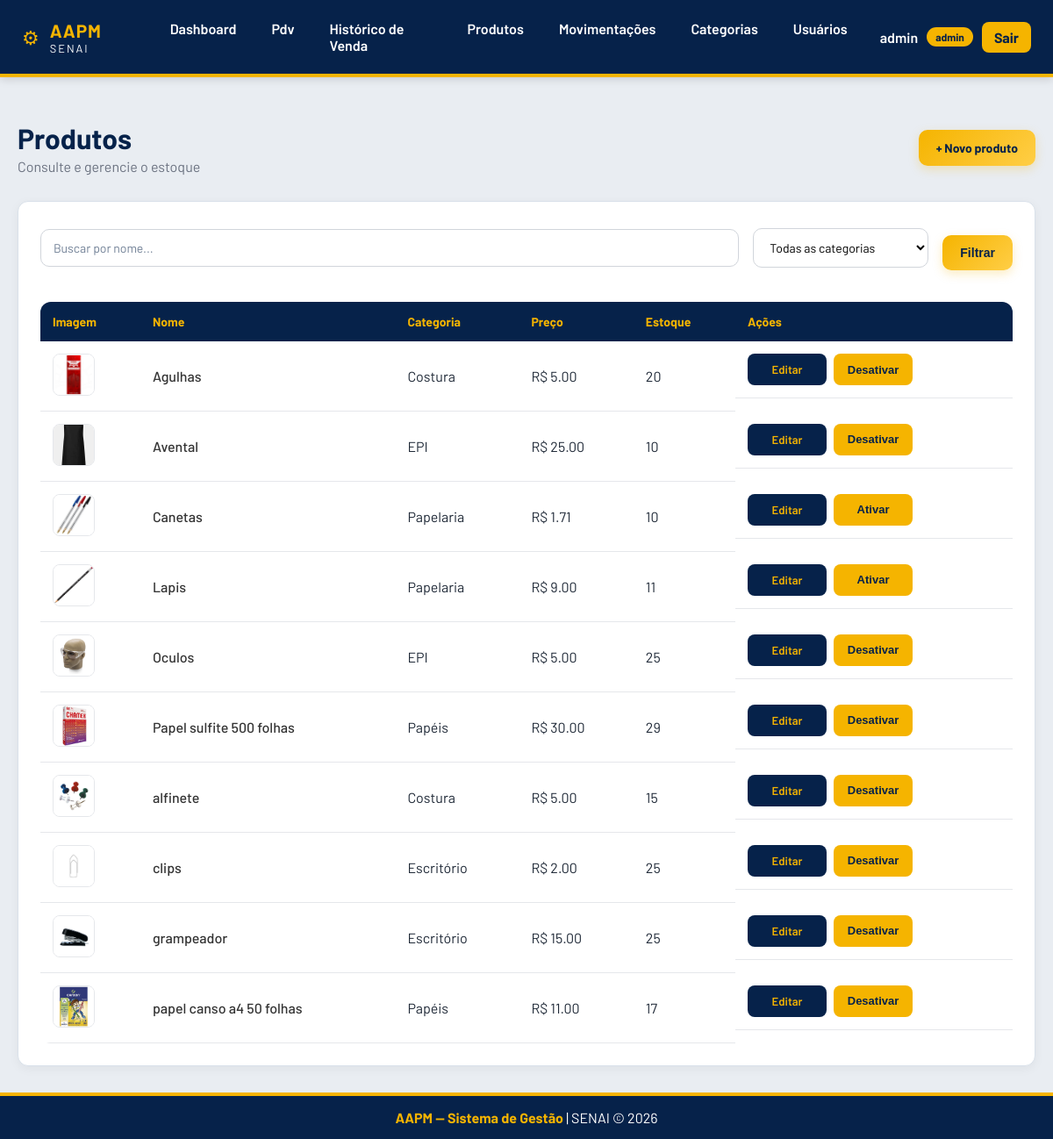
The page /produtos/ (signed in) on the database its author committed.
### app/models/produto.py (models this page shows, shortened)
class Produto(Base):
    __tablename__ = "produtos"
    id = Column(Integer, primary_key=True, autoincrement=True, index=True)
    nome = Column(String(150), nullable=False, index=True)
    preco = Column(Float, nullable=False, default=0.0)
    estoque_atual = Column(Integer, nullable=False, default=0)
    ativo = Column(Boolean, default=True)
    imagem_path = Column(String(255), nullable=True)
    categoria_id = Column(Integer, ForeignKey("categorias.id", ondelete="SET NULL"), nullable=True)
    categoria = relationship("Categoria", back_populates="produtos")
    tamanhos  = relationship("ProdutoTamanho", back_populates="produto", cascade="all, delete-orphan")

### app/models/categoria.py (models this page shows)
class Categoria(Base):
    __tablename__ = "categorias"
    id = Column(Integer, primary_key=True,autoincrement=True, index=True)
    nome = Column(String(100), nullable=False, unique=True)
    ativo = Column(Boolean, default=True)
    produtos = relationship("Produto", back_populates="categoria", lazy="select")

### app/controllers/produto_controller.py (the view)
@router.get("/")
def listar_produtos(
    request: Request,
    busca: str = "",
    categoria_id: int = 0,
    db: Session = Depends(get_db),
    usuario = Depends(get_usuario_logado)
):
    query = db.query(Produto)
    if usuario['role'] != 'admin':
        query = query.filter(Produto.ativo == True)
    if busca:
        query = query.filter(Produto.nome.ilike(f"%{busca}%"))
    if categoria_id:
        query = query.filter(Produto.categoria_id == categoria_id)
    produtos   = query.order_by(Produto.nome).all()
    categorias = db.query(Categoria).filter(Categoria.ativo == True).all()
    return templates.TemplateResponse(
        request,
        "produtos/index.html",
        {
            "request":      request,
            "usuario":      usuario,
            "produtos":     produtos,
            "categorias":   categorias,
            "busca":        busca,
            "categoria_id": categoria_id,
        }
    )

### app/templates/produtos/index.html (shortened to what this page needs)
{% extends "base.html" %}
{% block conteudo %}
<div class="page-header">
  <div>
    <h1 class="page-title">Produtos</h1>
    <p class="page-subtitle">Consulte e gerencie o estoque</p>
  </div>
  {% if usuario['role'] == 'admin' %}
    <a href="/produtos/novo" class="btn-primary">+ Novo produto</a>
  {% endif %}
</div>
<div class="card">
  <form method="get" action="/produtos" style="display:flex;gap:1rem;margin-bottom:1.5rem;flex-wrap:wrap">
    <input type="text" name="busca" class="form-input" placeholder="Buscar por nome..." value="{{ busca }}" style="flex:1;min-width:200px">
    <select name="categoria_id" class="form-input form-select" style="width:200px">
      <option value="0">Todas as categorias</option>
    </select>
    <button type="submit" class="btn-primary">Filtrar</button>
  </form>
  <div class="table-wrapper">
    <table class="table">
      <thead>
        <tr>
          <th>Imagem</th>
          <th>Nome</th>
          <th>Categoria</th>
          <th>Preço</th>
          <th>Estoque</th>
          {% if usuario['role'] == 'admin' %}
            <th>Ações</th>
          {% endif %}
        </tr>
      </thead>
      <tbody>
        {% for p in produtos %}
        <tr>
          <td><img src="{{ url_for('static', path=p.imagem_path if p.imagem_path else 'img/sem-foto.png') }}" alt="{{ p.nome }}" width="48" height="48" style="object-fit:cover;border-radius:8px"></td>
          <td class="produto-nome">{{ p.nome }}</td>
          <td>{{ p.categoria.nome if p.categoria else "—" }}</td>
          <td>R$ {{ "%.2f"|format(p.preco) }}</td>
          <td>{{ p.estoque_atual }}</td>
          {% if usuario['role'] == 'admin' %}
            <td class="td-actions">
              <a href="/produtos/{{ p.id }}/editar" class="btn-table">Editar</a>
              <form action="/produtos/{{ p.id }}/desativar" method="post" style="display:inline">
                <button type="submit" class="btn-table btn-table--warn">
                  {% if p.ativo %}Desativar{% else %}Ativar{% endif %}
                </button>
              </form>
            </td>
          {% endif %}
        </tr>
        {% endfor %}
      </tbody>
    </table>
  </div>
</div>
{% endblock %}

### app/static/css/base.css (style rules this page uses)
* { margin:0; padding:0; box-sizing:border-box; }
body { font-family:'Barlow', sans-serif; background:#e9edf2; color:#1f2937; min-height:100vh; display:flex; flex-direction:column; }
.card { background:white; border-radius:12px; padding:20px; border:1px solid #d9e1ea; box-shadow:0 2px 6px rgba(0,0,0,.05); }
table { width:100%; border-collapse:collapse; background:white; border-radius:12px; overflow:hidden; }
thead { background:#06224a; color:#f5b400; }
th { padding:14px; text-align:left; }
td { padding:14px; border-bottom:1px solid #e5e7eb; }
.btn-primary { display:inline-flex; align-items:center; justify-content:center; padding:12px 22px; background:linear-gradient(135deg,#f5b400,#ffce46); color:#06224a; border:none; border-radius:10px; font-size:14px; font-weight:700; text-decoration:none; box-shadow:0 4px 12px rgba(245,180,0,.30); transition:all .25s ease; }
form { background:white; padding:25px; border-radius:12px; box-shadow:0 2px 8px rgba(0,0,0,.05); }
input, select, textarea { width:100%; padding:12px; border:1px solid #d1d5db; border-radius:8px; margin-top:5px; margin-bottom:15px; font-family:'Barlow', sans-serif; }
.page-header { display:flex; justify-content:space-between; align-items:center; margin-top:20px; margin-bottom:30px; }

### app/static/css/auth.css (style rules this page uses)
.form-input { background-color: #ffffff; color: #000000; border: 1px solid #4a5568; border-radius: 6px; padding: 0.75rem 1rem; font-family: 'Barlow', sans-serif; font-size: 0.95rem; width: 100%; outline: none; transition: border-color 0.2s; }
.form-input::placeholder { color: #718096; }

### app/static/css/index-categorias.css (style rules this page uses)
.td-actions { display: flex; align-items: center; gap: 8px; white-space: nowrap; }
.td-actions form { margin: 0 !important; padding: 0 !important; background: transparent !important; box-shadow: none !important; border: none !important; display: inline-flex !important; }
.btn-table { display: inline-flex; align-items: center; justify-content: center; min-width: 90px; height: 34px; padding: 0 14px; border: 1px solid transparent; border-radius: 6px; background: #06224a; color: #f5b400 !important; text-decoration: none; font-size: 13px; font-weight: 600; cursor: pointer; transition: background-color 0.2s ease, transform 0.1s ease; }
.btn-table--warn { background: #f5b400 !important; color: #06224a !important; border: 1px solid rgba(245, 180, 0, 0.4) !important; }

### app/static/css/pro-index.css (style rules this page uses)
.page-header { display:flex; justify-content:space-between; align-items:center; margin:20px 0 30px; }
.page-title { font-size:32px; font-weight:700; color:#06224a; }
.page-subtitle { color:#6b7280; margin-top:4px; }
.produto-nome { color: #333; font-weight: 500; }
.card { background:#fff; border-radius:12px; padding:25px; border:1px solid #d9e1ea; box-shadow:0 3px 12px rgba(0,0,0,.05); }
.card form { display:flex; gap:12px; flex-wrap:wrap; align-items:center; margin-bottom:25px; background:none; box-shadow:none; padding:0; }
.form-input { padding:12px 14px; border:1px solid #d1d5db; border-radius:10px; font-size:14px; }
.form-select { cursor:pointer; }
.btn-primary { display:inline-flex; align-items:center; justify-content:center; padding:12px 20px; background:linear-gradient( 135deg, #f5b400, #ffce46 ); color:#06224a; font-weight:700; border:none; border-radius:10px; text-decoration:none; box-shadow:0 4px 12px rgba(245,180,0,.25); transition:.2s; }
.table { width:100%; border-collapse:collapse; }
.table thead { background:#06224a; }
.table th { color:#f5b400; padding:14px; text-align:left; font-size:14px; }
.table td { padding:14px; border-bottom:1px solid #e5e7eb; vertical-align:middle; }
.table img { width:48px; height:48px; border-radius:8px; object-fit:cover; border:1px solid #e5e7eb; }
.table td a { color:#06224a; text-decoration:none; font-weight:600; }
.td-actions { display:flex; align-items:center; gap:8px; white-space:nowrap; }
.td-actions form { margin:0; padding:0; background:none; border:none; box-shadow:none; }
.btn-table { display:inline-flex; align-items:center; justify-content:center; min-width:90px; height:36px; border:none; border-radius:8px; background:#06224a; color:#f5b400; text-decoration:none; font-size:13px; font-weight:600; cursor:pointer; transition:.2s; }
.btn-table--warn { background:#f5b400; color:#06224a; }

### rows shown on the page
Produto: imagem_path (picture), nome "Agulhas", categoria "Costura", preco "5.00", estoque_atual "20", ativo "Desativar"
Produto: imagem_path (picture), nome "Avental", categoria "EPI", preco "25.00", estoque_atual "10", ativo "Desativar"
Produto: imagem_path (picture), nome "Canetas", categoria "Papelaria", preco "1.71", estoque_atual "10", ativo "Ativar"
Produto: imagem_path (picture), nome "Lapis", categoria "Papelaria", preco "9.00", estoque_atual "11", ativo "Ativar"
Produto: imagem_path (picture), nome "Oculos", categoria "EPI", preco "5.00", estoque_atual "25", ativo "Desativar"
Produto: imagem_path (picture), nome "Papel sulfite 500 folhas", categoria "Papéis", preco "30.00", estoque_atual "29", ativo "Desativar"
Produto: imagem_path (picture), nome "alfinete", categoria "Costura", preco "5.00", estoque_atual "15", ativo "Desativar"
Produto: imagem_path (picture), nome "clips", categoria "Escritório", preco "2.00", estoque_atual "25", ativo "Desativar"
Produto: imagem_path (picture), nome "grampeador", categoria "Escritório", preco "15.00", estoque_atual "25", ativo "Desativar"
Produto: imagem_path (picture), nome "papel canso a4 50 folhas", categoria "Papéis", preco "11.00", estoque_atual "17", ativo "Desativar"

### other values the page prints
{{ usuario.nome }} "admin"
{{ usuario.role }} "admin"
